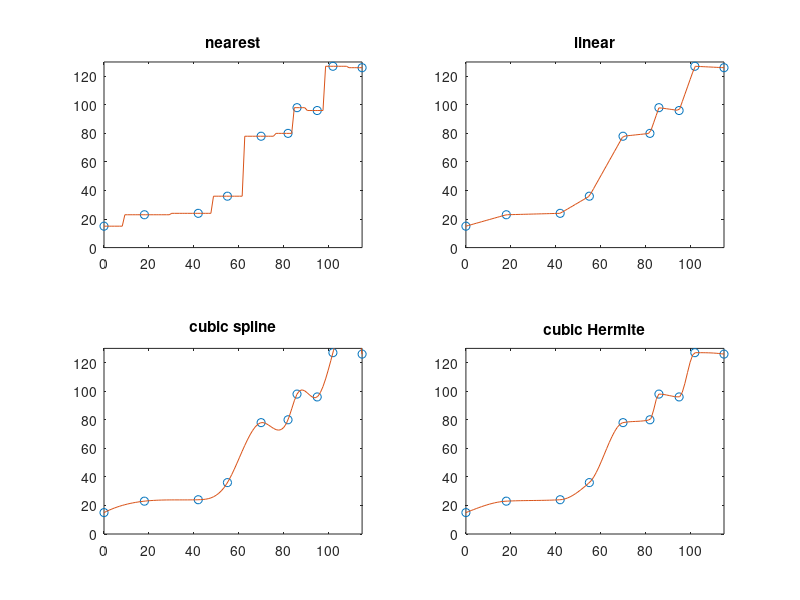

Source code (MATLAB):
% useinterp1.m: 내장함수 interp1의 사용
tm = [0 18 42 55 70 82 86 95 102 115];
TC = [15 23 24 36 78 80 98 96 127 126];
tinv = linspace(0,115);

yn = interp1(tm, TC, tinv, 'nearest');
yl = interp1(tm, TC, tinv, 'linear');
ys = interp1(tm, TC, tinv, 'spline');
yp = interp1(tm, TC, tinv, 'pchip');

subplot(2,2,1), plot(tm,TC,'o',tinv,yn), axis([0 115 0 130]), title('nearest')
subplot(2,2,2), plot(tm,TC,'o',tinv,yl), axis([0 115 0 130]), title('linear')
subplot(2,2,3), plot(tm,TC,'o',tinv,ys), axis([0 115 0 130]), title('cubic spline')
subplot(2,2,4), plot(tm,TC,'o',tinv,yp), axis([0 115 0 130]), title('cubic Hermite')
